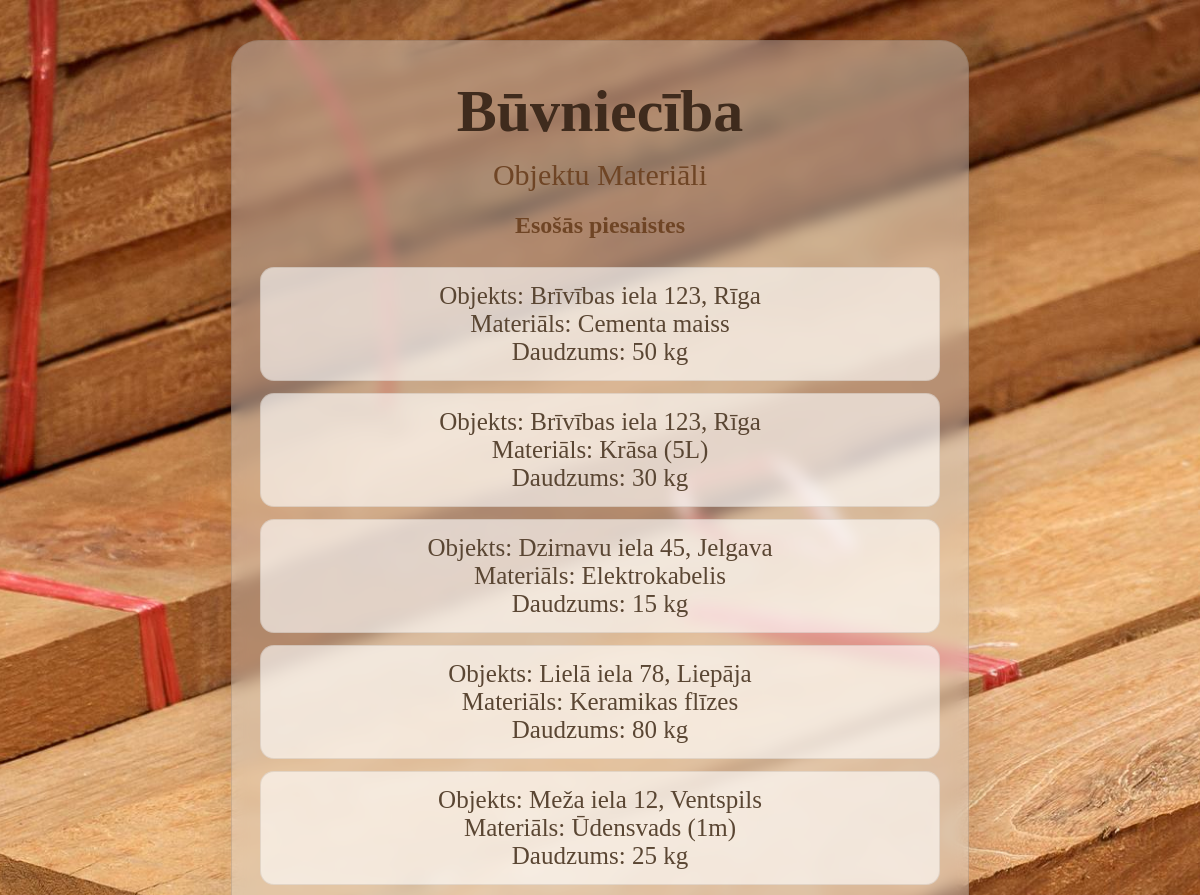
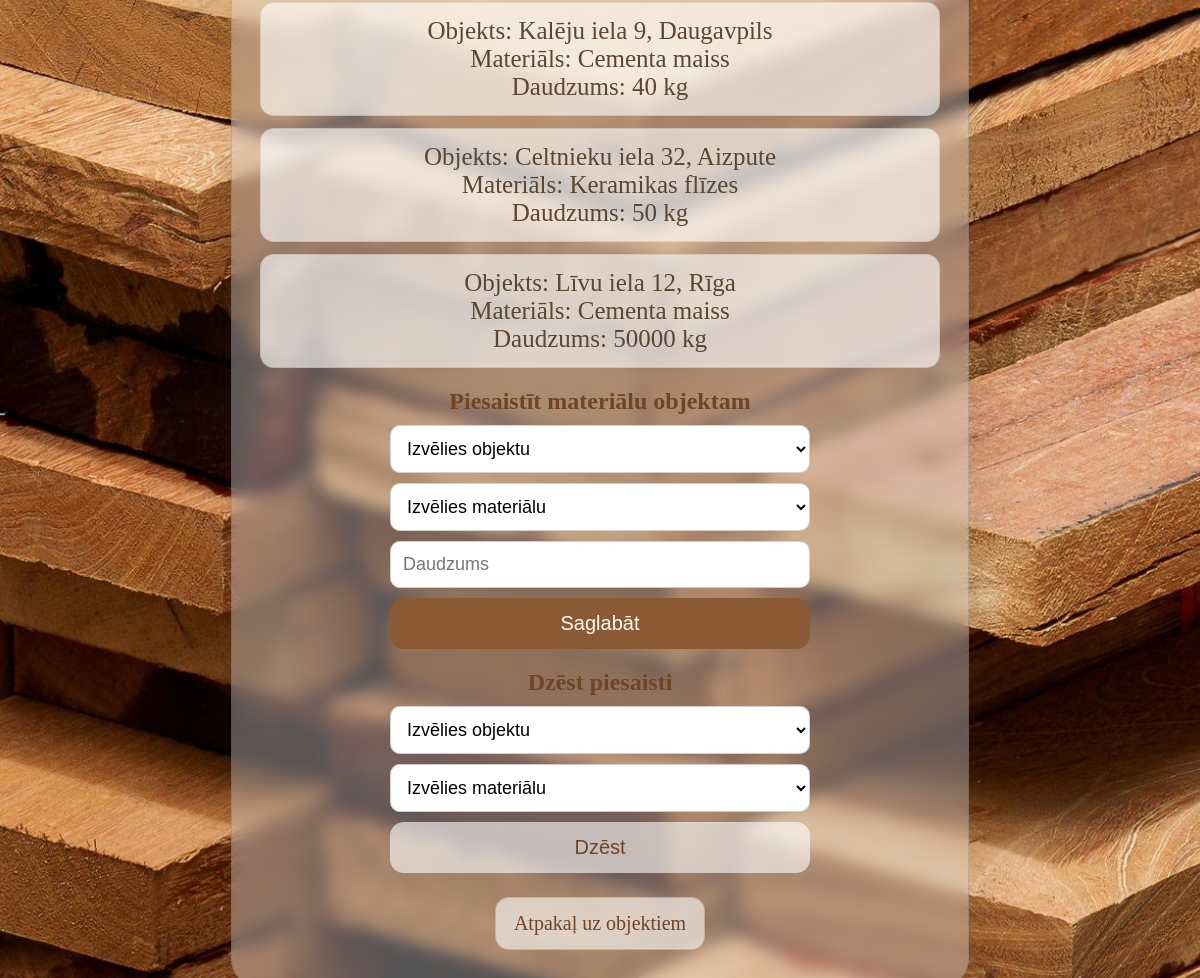
Page /objekta_materiali on the committed database (2 pictures, top to bottom).
### tables this page shows
CREATE TABLE "ObjektaMateriali" (
	"id_objekts"	INTEGER NOT NULL,
	"id_materials"	INTEGER NOT NULL,
	"daudzums"	INTEGER NOT NULL,
	FOREIGN KEY("id_materials") REFERENCES "Materiali"("id_materials"),
	FOREIGN KEY("id_objekts") REFERENCES "Objekti"("id_objekts")
);

CREATE TABLE "Objekti" (
	"id_objekts"	INTEGER NOT NULL UNIQUE,
	"id_klients"	INTEGER NOT NULL,
	"Adrese"	INTEGER NOT NULL,
	"Objekta_tips"	TEXT NOT NULL,
	"Status"	TEXT NOT NULL,
	"Sakums_datums"	INTEGER NOT NULL,
	PRIMARY KEY("id_objekts" AUTOINCREMENT),
	FOREIGN KEY("id_klients") REFERENCES "Klienti"("id_klients")
);

CREATE TABLE "Materiali" (
	"id_materials"	INTEGER NOT NULL UNIQUE,
	"Materiala_nosaukums"	TEXT NOT NULL,
	"Cena"	INTEGER NOT NULL,
	"Daudzums"	INTEGER NOT NULL,
	PRIMARY KEY("id_materials" AUTOINCREMENT)
);

### app.py (the view, shortened to what this page needs)
@app.route("/objekta_materiali", methods=["GET", "POST"])
def objekta_materiali():
    objekti = get_objekti_redigesanai()
    materiali = get_materiali_redigesanai()
    saites = get_objekta_materiali()
    return render_template(
        "objekta_materiali.html",
        objekti=objekti,
        materiali=materiali,
        saites=saites,
    )

### app.py (called while the page is built)
def get_materiali_redigesanai():
    conn = sqlite3.connect("Buvnieciba.db")
    cursor = conn.cursor()
    cursor.execute("SELECT id_materials, Materiala_nosaukums, Cena, Daudzums FROM Materiali")
    materiali = [
        {
            "id_materials": row[0],
            "Materiala_nosaukums": row[1],
            "Cena": row[2],
            "Daudzums": row[3],
        }
        for row in cursor.fetchall()
    ]
    conn.close()
    return materiali

def get_objekta_materiali():
    conn = sqlite3.connect("Buvnieciba.db")
    cursor = conn.cursor()
    cursor.execute(
        """
        SELECT om.id_objekts, o.Adrese, om.id_materials, m.Materiala_nosaukums, om.daudzums
        FROM ObjektaMateriali om
        LEFT JOIN Objekti o ON o.id_objekts = om.id_objekts
        LEFT JOIN Materiali m ON m.id_materials = om.id_materials
        ORDER BY om.id_objekts, om.id_materials
        """
    )
    saites = [
        {
            "id_objekts": row[0],
            "Adrese": row[1] if row[1] else "Adrese nav norādīta",
            "id_materials": row[2],
            "Materiala_nosaukums": row[3] if row[3] else "Materiāls nav atrasts",
            "daudzums": row[4],
        }
        for row in cursor.fetchall()
    ]
    conn.close()
    return saites

def get_objekti_redigesanai():
    conn = sqlite3.connect("Buvnieciba.db")
    cursor = conn.cursor()
    cursor.execute("SELECT id_objekts, Adrese, Objekta_tips, Status, Sakums_datums FROM Objekti")
    objekti = [
        {
            "id_objekts": row[0],
            "Adrese": row[1],
            "Objekta_tips": row[2],
            "Status": row[3],
            "Sakums_datums": row[4],
        }
        for row in cursor.fetchall()
    ]
    conn.close()
    return objekti

### templates/objekta_materiali.html (shortened to what this page needs)
<!DOCTYPE html>
<html lang="lv">
    <head>
        <link rel="stylesheet" type="text/css" href="{{ url_for('static', filename='styles.css')}}">
    </head>
    <body class="materiali-page">
        <main class="page-card2">
            <h1>Būvniecība</h1>
            <h2>Objektu Materiāli</h2>
            <section class="form-section">
                <h3>Esošās piesaistes</h3>
                <ul class="data-list">
                    {% for saite in saites %}
                    <li>
                        Objekts: {{ saite.Adrese }}<br>
                        Materiāls: {{ saite.Materiala_nosaukums }}<br>
                        Daudzums: {{ saite.daudzums }} kg
                    </li>
                    {% else %}
                    <li>Piesaistes vēl nav pievienotas.</li>
                    {% endfor %}
                </ul>
            </section>
            <section class="form-section">
                <h3>Piesaistīt materiālu objektam</h3>
                <form method="post" class="edit-form">
                    <select name="id_objekts" required>
                        <option value="" disabled selected>Izvēlies objektu</option>
                    </select>
                    <select name="id_materials" required>
                        <option value="" disabled selected>Izvēlies materiālu</option>
                    </select>
                    <input type="number" name="daudzums" min="1" step="1" placeholder="Daudzums" required>
                    <button class="link" type="submit">Saglabāt</button>
                </form>
            </section>
            <section class="form-section">
                <h3>Dzēst piesaisti</h3>
                <form method="post" class="edit-form">
                    <select name="id_objekts" required>
                        <option value="" disabled selected>Izvēlies objektu</option>
                    </select>
                    <select name="id_materials" required>
                        <option value="" disabled selected>Izvēlies materiālu</option>
                    </select>
                    <button class="home_button" type="submit">Dzēst</button>
                </form>
            </section>
            <a class="home_button" href="{{ url_for('objekti') }}">Atpakaļ uz objektiem</a>
        </main>
    </body>
</html>

### static/styles.css (style rules this page uses)
body { min-height: 100vh; display: flex; align-items: center; justify-content: center; padding: 32px 16px; font-family: "Georgia", "Times New Roman", serif; color: #5a4633; background-color: #72716e; text-align: center; overflow-y: hidden; }
body.materiali-page { background-image: url("./bg3.jpg"); background-position: center; background-size: cover; background-repeat: no-repeat; overflow-y: visible; }
.page-card2 { width: min(680px, 100%); padding: 36px 28px; border: 1px solid rgba(95, 70, 45, 0.18); border-radius: 28px; background: rgba(210, 210, 210, 0.4) ; backdrop-filter: blur(8px); box-shadow: 0 24px 60px rgba(50, 34, 21, 0.18); }
h1 { margin: 0; font-size: clamp(2.4rem, 5vw, 3.8rem); color: #3f2b1d; }
h2 { margin: 12px 0 0; font-size: 30px; font-weight: 400; color: #6f4525; }
.link, .home_button { display: inline-block; padding: 14px 18px; border-radius: 14px; text-decoration: none; font-size: 20px; transition: transform 0.2s ease, background-color 0.2s ease, color 0.2s ease; }
.link { background: #8a5a34; color: #fff9f1; }
.home_button { margin-top: 24px; border: 1px solid rgba(111, 69, 37, 0.22); background: rgba(255, 255, 255, 0.6); color: #6f4525; }
.data-list { margin: 28px 0 0; padding: 0; list-style: none; display: grid; gap: 12px; }
.data-list li { padding: 14px 16px; border-radius: 14px; background: rgba(255, 255, 255, 0.62); border: 1px solid rgba(95, 70, 45, 0.12); font-size: 25px; }
.form-section { margin-top: 20px; }
.form-section h3 { margin: 0 0 10px; font-size: 24px; color: #6f4525; }
.edit-form { display: grid; gap: 10px; margin: 0 auto; max-width: 420px; }
.edit-form input { padding: 12px; border-radius: 10px; border: 1px solid rgba(95, 70, 45, 0.25); font-size: 18px; }
.edit-form select { padding: 12px; border-radius: 10px; border: 1px solid rgba(95, 70, 45, 0.25); font-size: 18px; background: #ffffff; }
.edit-form .link, .edit-form .home_button { width: 100%; border: none; cursor: pointer; margin-top: 0; }

### rows in the picture
ObjektaMateriali: Adrese "Brīvības iela 123, Rīga", Materiala_nosaukums "Cementa maiss", daudzums "50"
ObjektaMateriali: Adrese "Brīvības iela 123, Rīga", Materiala_nosaukums "Krāsa (5L)", daudzums "30"
ObjektaMateriali: Adrese "Dzirnavu iela 45, Jelgava", Materiala_nosaukums "Elektrokabelis", daudzums "15"
ObjektaMateriali: Adrese "Lielā iela 78, Liepāja", Materiala_nosaukums "Keramikas flīzes", daudzums "80"
ObjektaMateriali: Adrese "Meža iela 12, Ventspils", Materiala_nosaukums "Ūdensvads (1m)", daudzums "25"
ObjektaMateriali: Adrese "Kalēju iela 9, Daugavpils", Materiala_nosaukums "Cementa maiss", daudzums "40"
ObjektaMateriali: Adrese "Celtnieku iela 32, Aizpute", Materiala_nosaukums "Keramikas flīzes", daudzums "50"
ObjektaMateriali: Adrese "Līvu iela 12, Rīga", Materiala_nosaukums "Cementa maiss", daudzums "50000"
